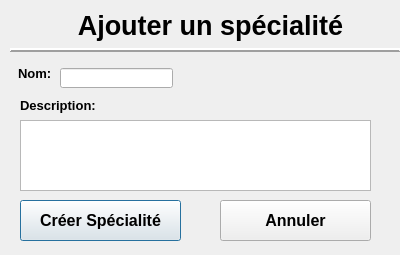
<?xml version="1.0" encoding="UTF-8"?>
<ui version="4.0">
 <class>DialogCreerSpecialite</class>
 <widget class="QDialog" name="DialogCreerSpecialite">
  <property name="geometry">
   <rect>
    <x>0</x>
    <y>0</y>
    <width>400</width>
    <height>255</height>
   </rect>
  </property>
  <property name="windowTitle">
   <string>Dialog</string>
  </property>
  <widget class="QPushButton" name="pushButtonAjouterEmployer">
   <property name="geometry">
    <rect>
     <x>20</x>
     <y>200</y>
     <width>161</width>
     <height>41</height>
    </rect>
   </property>
   <property name="font">
    <font>
     <pointsize>12</pointsize>
     <weight>75</weight>
     <italic>false</italic>
     <bold>true</bold>
    </font>
   </property>
   <property name="text">
    <string>Créer Spécialité</string>
   </property>
  </widget>
  <widget class="QLabel" name="labelNom">
   <property name="geometry">
    <rect>
     <x>18</x>
     <y>58</y>
     <width>40</width>
     <height>31</height>
    </rect>
   </property>
   <property name="font">
    <font>
     <pointsize>10</pointsize>
     <weight>75</weight>
     <bold>true</bold>
    </font>
   </property>
   <property name="text">
    <string>Nom:</string>
   </property>
  </widget>
  <widget class="QLabel" name="labelTitreAjouterEmployer">
   <property name="geometry">
    <rect>
     <x>20</x>
     <y>10</y>
     <width>381</width>
     <height>31</height>
    </rect>
   </property>
   <property name="font">
    <font>
     <family>MS Shell Dlg 2</family>
     <pointsize>20</pointsize>
     <weight>75</weight>
     <italic>false</italic>
     <bold>true</bold>
     <underline>false</underline>
     <strikeout>false</strikeout>
    </font>
   </property>
   <property name="layoutDirection">
    <enum>Qt::LeftToRight</enum>
   </property>
   <property name="text">
    <string>Ajouter un spécialité</string>
   </property>
   <property name="alignment">
    <set>Qt::AlignCenter</set>
   </property>
  </widget>
  <widget class="Line" name="line">
   <property name="geometry">
    <rect>
     <x>10</x>
     <y>40</y>
     <width>391</width>
     <height>21</height>
    </rect>
   </property>
   <property name="frameShadow">
    <enum>QFrame::Raised</enum>
   </property>
   <property name="lineWidth">
    <number>2</number>
   </property>
   <property name="midLineWidth">
    <number>0</number>
   </property>
   <property name="orientation">
    <enum>Qt::Horizontal</enum>
   </property>
  </widget>
  <widget class="QPushButton" name="pushButtonMenu">
   <property name="geometry">
    <rect>
     <x>220</x>
     <y>200</y>
     <width>151</width>
     <height>41</height>
    </rect>
   </property>
   <property name="font">
    <font>
     <pointsize>12</pointsize>
     <weight>75</weight>
     <italic>false</italic>
     <bold>true</bold>
    </font>
   </property>
   <property name="text">
    <string>Annuler</string>
   </property>
  </widget>
  <widget class="QLineEdit" name="lineEditNom">
   <property name="geometry">
    <rect>
     <x>60</x>
     <y>68</y>
     <width>113</width>
     <height>20</height>
    </rect>
   </property>
  </widget>
  <widget class="QLabel" name="labelErreurNom">
   <property name="geometry">
    <rect>
     <x>180</x>
     <y>70</y>
     <width>121</width>
     <height>16</height>
    </rect>
   </property>
   <property name="text">
    <string/>
   </property>
  </widget>
  <widget class="QLabel" name="labelNom_2">
   <property name="geometry">
    <rect>
     <x>20</x>
     <y>90</y>
     <width>91</width>
     <height>31</height>
    </rect>
   </property>
   <property name="font">
    <font>
     <pointsize>10</pointsize>
     <weight>75</weight>
     <bold>true</bold>
    </font>
   </property>
   <property name="text">
    <string>Description:</string>
   </property>
  </widget>
  <widget class="QTextEdit" name="textEdit">
   <property name="geometry">
    <rect>
     <x>20</x>
     <y>120</y>
     <width>351</width>
     <height>71</height>
    </rect>
   </property>
  </widget>
 </widget>
 <resources/>
 <connections/>
</ui>
